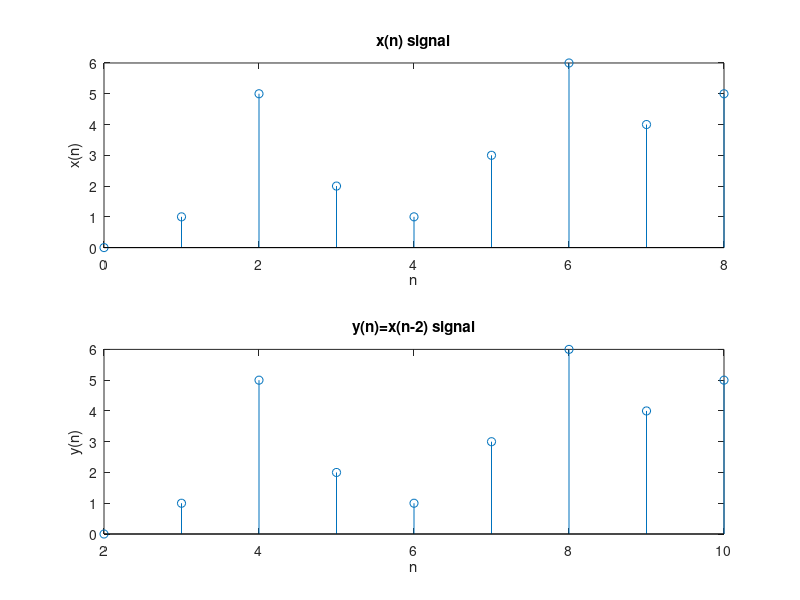

This figure's MATLAB source:
clear all;
close all;
clc;

%Shifting a non-function Discrete-time signal
n = 0:8;
x = [0 1 5 2 1 3 6 4 5];

subplot(2,1,1);
stem(n,x); 
title('x(n) signal');
xlabel('n'); 
ylabel('x(n)');

m=n+2;
y=x;

subplot(2,1,2);
stem(m,y); 
title('y(n)=x(n-2) signal');
xlabel('n'); 
ylabel('y(n)');

savefig('Example_06_Figure_01.fig');